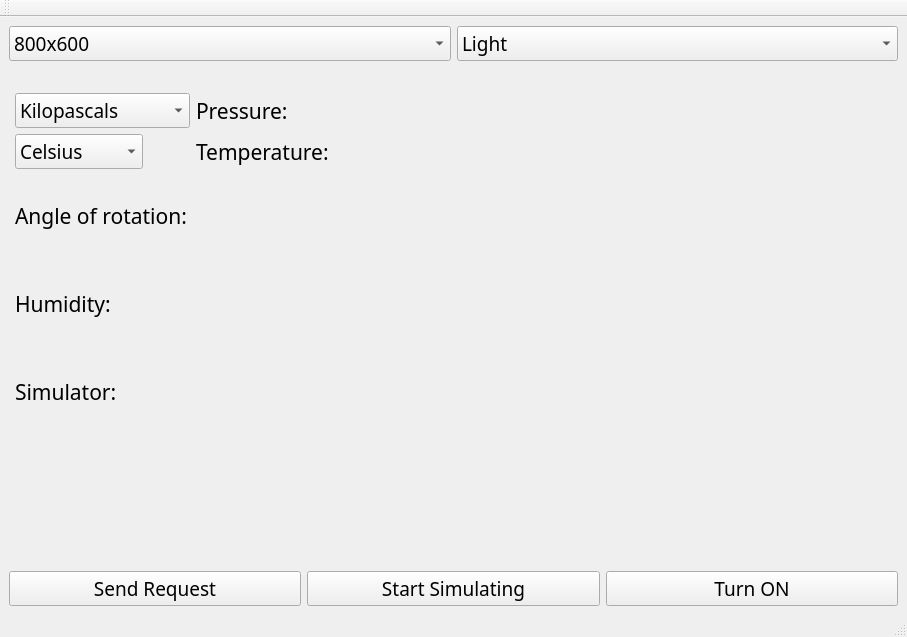
<?xml version="1.0" encoding="UTF-8"?>
<ui version="4.0">
 <class>MainWindow</class>
 <widget class="QMainWindow" name="MainWindow">
  <property name="geometry">
   <rect>
    <x>0</x>
    <y>0</y>
    <width>907</width>
    <height>637</height>
   </rect>
  </property>
  <property name="windowTitle">
   <string>MainWindow</string>
  </property>
  <widget class="QWidget" name="centralwidget">
   <layout class="QGridLayout" name="gridLayout_2">
    <item row="4" column="0" colspan="3">
     <layout class="QFormLayout" name="formLayout">
      <item row="2" column="1">
       <spacer name="horizontalSpacer_4">
        <property name="orientation">
         <enum>Qt::Horizontal</enum>
        </property>
        <property name="sizeHint" stdset="0">
         <size>
          <width>40</width>
          <height>20</height>
         </size>
        </property>
       </spacer>
      </item>
      <item row="3" column="1">
       <layout class="QFormLayout" name="formLayout_3">
        <item row="0" column="1">
         <widget class="QLabel" name="PressureLabel">
          <property name="sizePolicy">
           <sizepolicy hsizetype="Preferred" vsizetype="Preferred">
            <horstretch>0</horstretch>
            <verstretch>0</verstretch>
           </sizepolicy>
          </property>
          <property name="font">
           <font>
            <family>Ubuntu Mono</family>
            <pointsize>16</pointsize>
           </font>
          </property>
          <property name="text">
           <string>Pressure:</string>
          </property>
         </widget>
        </item>
        <item row="1" column="1">
         <widget class="QLabel" name="TemperatureLabel">
          <property name="sizePolicy">
           <sizepolicy hsizetype="Preferred" vsizetype="Preferred">
            <horstretch>0</horstretch>
            <verstretch>0</verstretch>
           </sizepolicy>
          </property>
          <property name="font">
           <font>
            <family>Ubuntu Mono</family>
            <pointsize>16</pointsize>
           </font>
          </property>
          <property name="text">
           <string>Temperature:</string>
          </property>
         </widget>
        </item>
        <item row="0" column="0">
         <widget class="QComboBox" name="PressureBox">
          <property name="font">
           <font>
            <family>Ubuntu Mono</family>
            <pointsize>14</pointsize>
           </font>
          </property>
          <item>
           <property name="text">
            <string>Kilopascals</string>
           </property>
          </item>
          <item>
           <property name="text">
            <string>mm. of mercury</string>
           </property>
          </item>
         </widget>
        </item>
        <item row="1" column="0">
         <widget class="QComboBox" name="TemperatureBox">
          <property name="font">
           <font>
            <family>Ubuntu Mono</family>
            <pointsize>14</pointsize>
           </font>
          </property>
          <item>
           <property name="text">
            <string>Celsius</string>
           </property>
          </item>
          <item>
           <property name="text">
            <string>Fharenheit</string>
           </property>
          </item>
          <item>
           <property name="text">
            <string>Kelvin</string>
           </property>
          </item>
         </widget>
        </item>
       </layout>
      </item>
      <item row="4" column="1">
       <spacer name="horizontalSpacer_7">
        <property name="orientation">
         <enum>Qt::Horizontal</enum>
        </property>
        <property name="sizeHint" stdset="0">
         <size>
          <width>40</width>
          <height>20</height>
         </size>
        </property>
       </spacer>
      </item>
      <item row="5" column="1">
       <widget class="QLabel" name="AngleLabel">
        <property name="sizePolicy">
         <sizepolicy hsizetype="Preferred" vsizetype="Preferred">
          <horstretch>0</horstretch>
          <verstretch>0</verstretch>
         </sizepolicy>
        </property>
        <property name="font">
         <font>
          <family>Ubuntu Mono</family>
          <pointsize>16</pointsize>
         </font>
        </property>
        <property name="text">
         <string>Angle of rotation:</string>
        </property>
       </widget>
      </item>
      <item row="6" column="1">
       <spacer name="horizontalSpacer_6">
        <property name="orientation">
         <enum>Qt::Horizontal</enum>
        </property>
        <property name="sizeHint" stdset="0">
         <size>
          <width>40</width>
          <height>20</height>
         </size>
        </property>
       </spacer>
      </item>
      <item row="7" column="1">
       <spacer name="horizontalSpacer_3">
        <property name="orientation">
         <enum>Qt::Horizontal</enum>
        </property>
        <property name="sizeHint" stdset="0">
         <size>
          <width>40</width>
          <height>20</height>
         </size>
        </property>
       </spacer>
      </item>
      <item row="8" column="1">
       <widget class="QLabel" name="HumidityLabel">
        <property name="font">
         <font>
          <family>Ubuntu Mono</family>
          <pointsize>16</pointsize>
         </font>
        </property>
        <property name="text">
         <string>Humidity:</string>
        </property>
       </widget>
      </item>
      <item row="9" column="1">
       <spacer name="horizontalSpacer_2">
        <property name="orientation">
         <enum>Qt::Horizontal</enum>
        </property>
        <property name="sizeHint" stdset="0">
         <size>
          <width>40</width>
          <height>20</height>
         </size>
        </property>
       </spacer>
      </item>
      <item row="10" column="1">
       <spacer name="horizontalSpacer_5">
        <property name="orientation">
         <enum>Qt::Horizontal</enum>
        </property>
        <property name="sizeHint" stdset="0">
         <size>
          <width>40</width>
          <height>20</height>
         </size>
        </property>
       </spacer>
      </item>
      <item row="11" column="1">
       <widget class="QLabel" name="SimulatorLabel">
        <property name="font">
         <font>
          <family>Ubuntu Mono</family>
          <pointsize>16</pointsize>
         </font>
        </property>
        <property name="text">
         <string>Simulator:</string>
        </property>
       </widget>
      </item>
      <item row="12" column="1">
       <spacer name="horizontalSpacer_8">
        <property name="orientation">
         <enum>Qt::Horizontal</enum>
        </property>
        <property name="sizeHint" stdset="0">
         <size>
          <width>40</width>
          <height>20</height>
         </size>
        </property>
       </spacer>
      </item>
      <item row="13" column="1">
       <spacer name="horizontalSpacer">
        <property name="orientation">
         <enum>Qt::Horizontal</enum>
        </property>
        <property name="sizeHint" stdset="0">
         <size>
          <width>40</width>
          <height>20</height>
         </size>
        </property>
       </spacer>
      </item>
     </layout>
    </item>
    <item row="7" column="0">
     <widget class="QPushButton" name="SendRequest_button">
      <property name="font">
       <font>
        <family>Ubuntu Mono</family>
        <pointsize>14</pointsize>
       </font>
      </property>
      <property name="text">
       <string>Send Request</string>
      </property>
     </widget>
    </item>
    <item row="7" column="1">
     <widget class="QPushButton" name="Simulating_Start_Stop">
      <property name="font">
       <font>
        <family>Ubuntu Mono</family>
        <pointsize>14</pointsize>
       </font>
      </property>
      <property name="text">
       <string>Start Simulating</string>
      </property>
     </widget>
    </item>
    <item row="7" column="2">
     <widget class="QPushButton" name="Turn_ON_OFF">
      <property name="sizePolicy">
       <sizepolicy hsizetype="Preferred" vsizetype="Fixed">
        <horstretch>0</horstretch>
        <verstretch>0</verstretch>
       </sizepolicy>
      </property>
      <property name="font">
       <font>
        <family>Ubuntu Mono</family>
        <pointsize>14</pointsize>
       </font>
      </property>
      <property name="text">
       <string>Turn ON</string>
      </property>
     </widget>
    </item>
    <item row="1" column="0" colspan="3">
     <layout class="QHBoxLayout" name="horizontalLayout">
      <item>
       <widget class="QComboBox" name="ResolutionBox">
        <property name="font">
         <font>
          <family>Ubuntu Mono</family>
          <pointsize>14</pointsize>
         </font>
        </property>
        <item>
         <property name="text">
          <string>800x600</string>
         </property>
        </item>
        <item>
         <property name="text">
          <string>1024x768</string>
         </property>
        </item>
       </widget>
      </item>
      <item>
       <widget class="QComboBox" name="ThemeBox">
        <property name="font">
         <font>
          <family>Ubuntu Mono</family>
          <pointsize>14</pointsize>
         </font>
        </property>
        <item>
         <property name="text">
          <string>Light</string>
         </property>
        </item>
        <item>
         <property name="text">
          <string>Dark</string>
         </property>
        </item>
       </widget>
      </item>
     </layout>
    </item>
   </layout>
  </widget>
  <widget class="QMenuBar" name="menubar">
   <property name="geometry">
    <rect>
     <x>0</x>
     <y>0</y>
     <width>907</width>
     <height>20</height>
    </rect>
   </property>
  </widget>
  <widget class="QStatusBar" name="statusbar"/>
  <widget class="QToolBar" name="toolBar">
   <property name="windowTitle">
    <string>toolBar</string>
   </property>
   <attribute name="toolBarArea">
    <enum>TopToolBarArea</enum>
   </attribute>
   <attribute name="toolBarBreak">
    <bool>false</bool>
   </attribute>
  </widget>
 </widget>
 <resources/>
 <connections/>
</ui>
